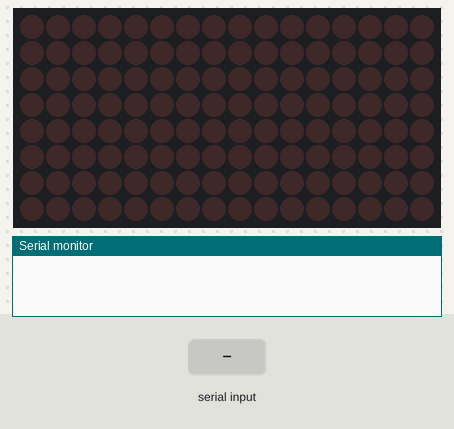
A sketch run on a simulated Arduino Uno, built with avr-gcc and run on an emulated ATmega328P. Shown: 16×8 LED matrix, the last lines printed to the serial monitor. The test bench sets the inputs (shaded band).

Above: at 1.2 s.
1.3 s: "Alkali" received over Serial
At 3.5 s:
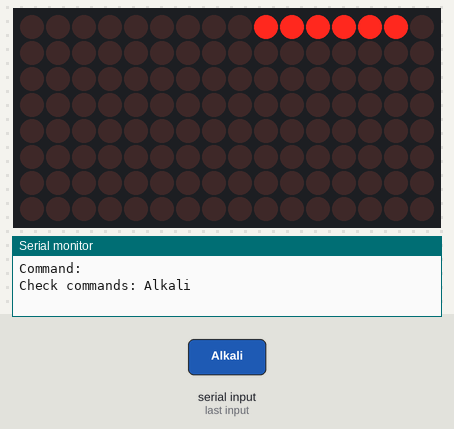
3.8 s: "Transition" received over Serial
At 5.9 s:
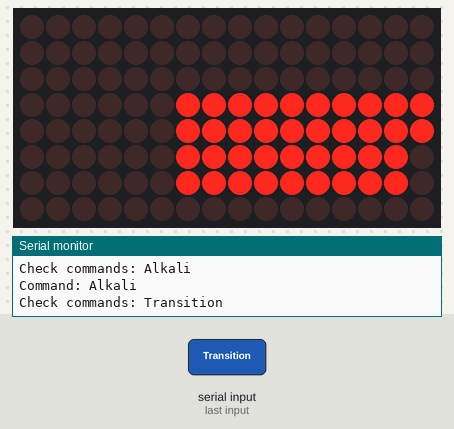
6.3 s: "Lanthanoid" received over Serial
At 7.7 s:
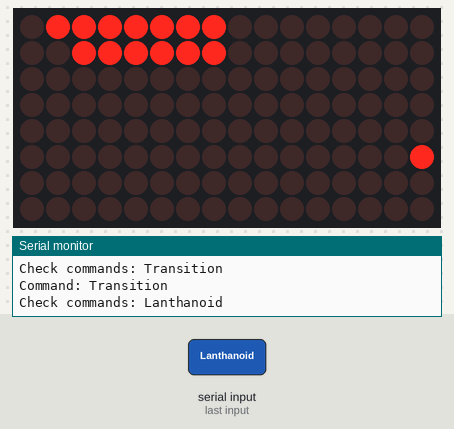
8.8 s: "OtherMetals" received over Serial
At 10.9 s:
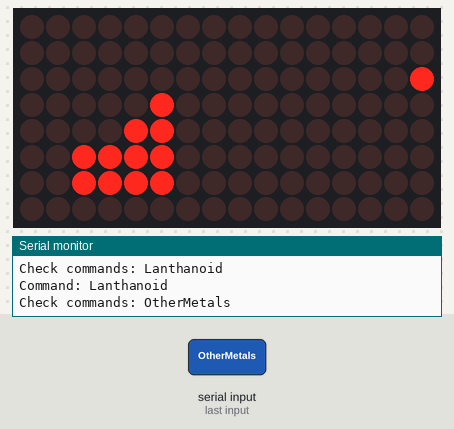
11.3 s: "Metalloids" received over Serial
At 12.7 s:
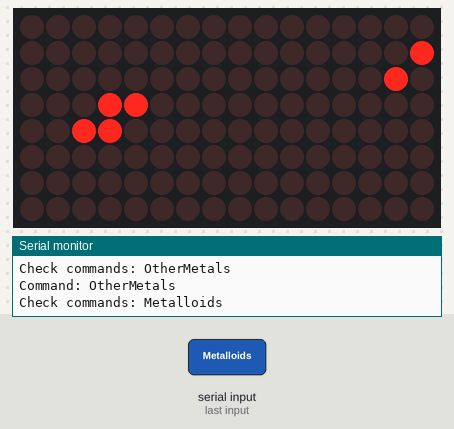
13.8 s: "OtherNon" received over Serial
At 15.8 s:
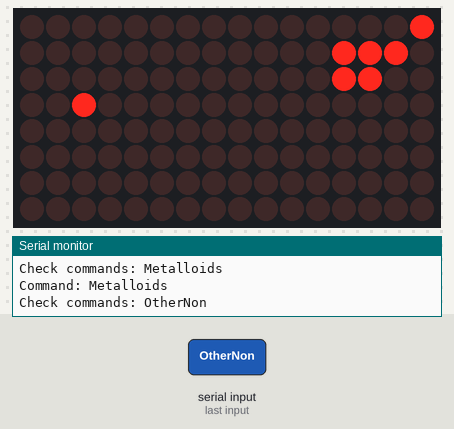
Timing chart, 0 to 17.3 s (numbered marks = the images above; inputs shaded):
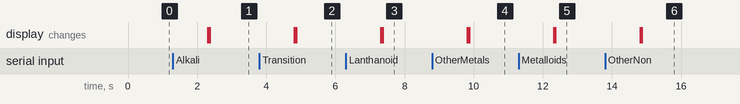

The sketch:

Periodic_Project.ino
```cpp
#include <LedControl.h>

// pins for first MAX
int DIN_0 = 12; // datain
int CS_0 = 11; // load or chip shift
int CLK_0 = 10; // clock
char Incoming[15]; // bluetooth commands get turned into character array for parsing
int wait = 50; // delay
LedControl lc_0=LedControl(DIN_0, CLK_0, CS_0, 2);

//defination for elements
//hydrogen
byte hydrogen_0[] = {0x00,0x00,0x00,0x00,0x00,0x00,0x00,0x00};
byte hydrogen_1[] = {0x01,0x00,0x00,0x00,0x00,0x00,0x00,0x00};
//calcium
byte calcium_0[] = {0x00,0x00,0x00,0x00,0x00,0x00,0x00,0x00};
byte calcium_1[] = {0x00,0x20,0x00,0x00,0x00,0x00,0x00,0x00};
//yttrium
byte yttrium_0[] = {0x00,0x00,0x00,0x00,0x00,0x00,0x00,0x00};
byte yttrium_1[] = {0x00,0x00,0x00,0x00,0x01,0x00,0x00,0x00};
//titanium
byte titanium_0[] = {0x00,0x00,0x00,0x00,0x00,0x00,0x00,0x00};
byte titanium_1[] = {0x00,0x00,0x00,0x02,0x00,0x00,0x00,0x00};
//vanadium
byte vanadium_0[] = {0x00,0x00,0x00,0x00,0x00,0x00,0x00,0x00};
byte vanadium_1[] = {0x00,0x00,0x00,0x04,0x00,0x00,0x00,0x00};
//chromium
byte chromium_0[] = {0x00,0x00,0x00,0x00,0x00,0x00,0x00,0x00};
byte chromium_1[] = {0x00,0x00,0x00,0x08,0x00,0x00,0x00,0x00};
//technetium
byte technetium_0[] = {0x00,0x00,0x00,0x00,0x00,0x00,0x00,0x00};
byte technetium_1[] = {0x00,0x00,0x00,0x00,0x10,0x00,0x00,0x00};
//lithium
byte lithium_0[] = {0x00,0x00,0x00,0x00,0x00,0x00,0x00,0x00};
byte lithium_1[] = {0x02,0x00,0x00,0x00,0x00,0x00,0x00,0x00};
//beryllium
byte beryllium_0[] = {0x00,0x00,0x00,0x00,0x00,0x00,0x00,0x00};
byte beryllium_1[] = {0x00,0x00,0x80,0x00,0x00,0x00,0x00,0x00};
//boron
byte boron_0[] = {0x00,0x00,0x00,0x00,0x00,0x00,0x00,0x00};
byte boron_1[] = {0x00,0x01,0x00,0x00,0x00,0x00,0x00,0x00};
//carbon
byte carbon_0[] = {0x00,0x00,0x00,0x00,0x00,0x00,0x00,0x00};
byte carbon_1[] = {0x00,0x02,0x00,0x00,0x00,0x00,0x00,0x00};
//nitrogen
byte nitrogen_0[] = {0x00,0x00,0x00,0x00,0x00,0x00,0x00,0x00};
byte nitrogen_1[] = {0x00,0x04,0x00,0x00,0x00,0x00,0x00,0x00};
//oxygen
byte oxygen_0[] = {0x00,0x00,0x00,0x00,0x00,0x00,0x00,0x00};
byte oxygen_1[] = {0x00,0x08,0x00,0x00,0x00,0x00,0x00,0x00};
//fluorine
byte fluorine_0[] = {0x00,0x40,0x00,0x00,0x00,0x00,0x00,0x00};
byte fluorine_1[] = {0x00,0x00,0x00,0x00,0x00,0x00,0x00,0x00};
//neon
byte neon_0[] = {0x00,0x80,0x00,0x00,0x00,0x00,0x00,0x00};
byte neon_1[] = {0x00,0x00,0x00,0x00,0x00,0x00,0x00,0x00};
//manganese
byte manganese_0[] = {0x00,0x00,0x00,0x00,0x00,0x00,0x00,0x00};
byte manganese_1[] = {0x00,0x00,0x00,0x10,0x00,0x00,0x00,0x00};
//iron
byte iron_0[] = {0x00,0x00,0x00,0x00,0x00,0x00,0x00,0x00};
byte iron_1[] = {0x00,0x00,0x00,0x20,0x00,0x00,0x00,0x00};
//cobalt
byte cobalt_0[] = {0x00,0x00,0x00,0x00,0x00,0x00,0x00,0x00};
byte cobalt_1[] = {0x00,0x00,0x00,0x40,0x00,0x00,0x00,0x00};
//nickel
byte nickel_0[] = {0x00,0x00,0x00,0x00,0x00,0x00,0x00,0x00};
byte nickel_1[] = {0x00,0x00,0x00,0x80,0x00,0x00,0x00,0x00};
//copper
byte copper_0[] = {0x00,0x00,0x00,0x01,0x00,0x00,0x00,0x00};
byte copper_1[] = {0x00,0x00,0x00,0x00,0x00,0x00,0x00,0x00};
//sodium
byte sodium_0[] = {0x00,0x00,0x00,0x00,0x00,0x00,0x00,0x00};
byte sodium_1[] = {0x04,0x00,0x00,0x00,0x00,0x00,0x00,0x00};
//mangnesium
byte mangnesium_0[] = {0x00,0x00,0x00,0x00,0x00,0x00,0x00,0x00};
byte mangnesium_1[] = {0x00,0x10,0x00,0x00,0x00,0x00,0x00,0x00};
//alumiinum
byte alumiinum_0[] = {0x00,0x00,0x00,0x00,0x00,0x00,0x00,0x00};
byte alumiinum_1[] = {0x00,0x00,0x01,0x00,0x00,0x00,0x00,0x00};
//zinc
byte zinc_0[] = {0x00,0x00,0x00,0x02,0x00,0x00,0x00,0x00};
byte zinc_1[] = {0x00,0x00,0x00,0x00,0x00,0x00,0x00,0x00};


//Series
//alkali
byte alkali_0[] = {0x00,0x00,0x00,0x00,0x00,0x00,0x00,0x00};
byte alkali_1[] = {0x7e,0x00,0x00,0x00,0x00,0x00,0x00,0x00};
//alkalien_earth_metals
byte earth_met_0[] = {0x00,0x00,0x00,0x00,0x00,0x00,0x00,0x00};
byte earth_met_1[] = {0x80,0xf0,0x80,0x00,0x00,0x00,0x00,0x00};
//transition_metals
byte transition_0[] = {0x00,0x00,0x00,0x03,0x03,0x03,0x03,0x00};
byte transition_1[] = {0x00,0x00,0x00,0xff,0xff,0xfe,0xfe,0x00};
//halogens
byte halogens_0[] = {0x00,0x40,0x40,0x40,0x40,0x40,0x40,0x00};
byte halogens_1[] = {0x00,0x00,0x00,0x00,0x00,0x00,0x00,0x00};//check for F
//lanthanoid
byte lanthanoid_0[] = {0x7f,0x3f,0x00,0x00,0x00,0x00,0x00,0x00};
byte lanthanoid_1[] = {0x00,0x00,0x00,0x00,0x00,0x01,0x00,0x00};
//other_metals
byte other_meta_0[] = {0x00,0x00,0x00,0x04,0x0c,0x3c,0x3c,0x00};
byte other_meta_1[] = {0x00,0x00,0x01,0x00,0x00,0x00,0x00,0x00};
//metalloids
byte metalloids_0[] = {0x00,0x00,0x00,0x18,0x30,0x00,0x00,0x00};
byte metalloids_1[] = {0x00,0x01,0x02,0x00,0x00,0x00,0x00,0x00};
//other_nonmetals
byte other_non_0[] = {0x00,0x00,0x00,0x20,0x00,0x00,0x00,0x00};
byte other_non_1[] = {0x01,0x0e,0x0c,0x00,0x00,0x00,0x00,0x00};
//nobel_gases
byte nobel_0[] = {0x80,0x80,0x80,0x80,0x80,0x80,0x80,0x00};
byte nobel_1[] = {0x00,0x00,0x00,0x00,0x00,0x00,0x00,0x00};
//actinod
byte actinod_0[] = {0x00,0x00,0x3f,0x00,0x00,0x00,0x00,0xff};
byte actinod_1[] = {0x00,0x00,0x00,0x00,0x00,0x00,0x01,0x00};

//State
//Solid
byte solid_0[] = {0x7f,0x3f,0x3f,0x3f,0x7f,0x7d,0x00,0xff};
byte solid_1[] = {0xbe,0xf3,0x8f,0xff,0xff,0xff,0x01,0x80};
//Liquid
byte liquid_0[] = {0x00,0x00,0x00,0x40,0x00,0x02,0x00,0x00};
byte liquid_1[] = {0x40,0x00,0x00,0x00,0x00,0x00,0x00,0x00};
//Gas
byte gas_0[] = {0x80,0xc0,0xc0,0x80,0x80,0x80,0x00,0x00};
byte gas_1[] = {0x01,0x0c,0x00,0x00,0x00,0x00,0x00,0x00};
//Unknown
byte unknown_0[] = {0x00,0x00,0x00,0x00,0x00,0x00,0xff,0x00};
byte unknown_1[] = {0x00,0x00,0x00,0x00,0x00,0x00,0xfe,0x00};

//all
byte all_0[] = {0xff,0xff,0xff,0xff,0xff,0xff,0xff,0xff};
byte all_1[] = {0xff,0xff,0xff,0xff,0xff,0xff,0xff,0xff};

//to clear the display and make it ready for the next display
void clearME()
{
  lc_0.clearDisplay(0);
  lc_0.clearDisplay(1);
}

void setup() {
  lc_0.shutdown(0, false); // activating the first matrix
  lc_0.shutdown(1, false); // activating the second matrix
  lc_0.setIntensity(0, 5); // seting the brightness of the first matrix
  lc_0.setIntensity(1, 5); // seting the brightness of the second matrix
  lc_0.clearDisplay(0); // clearing display for the first matrix
  lc_0.clearDisplay(1); // clearing display for second matrix
  Serial.begin(9600);
}

void loop() {
  String state = "";//to store the command

  if (Serial.available() > 0)
  {
    state = Serial.readString();
    Serial.println("Command: " + String(Incoming));
    state.toCharArray(Incoming, 15);
    checkCommands(Incoming);
  }
}

//when command is recieved this function is called.
//The function compares its known commands to the one recieved. If there is a match
void checkCommands(char inStr[]){
  Serial.print("Check commands: ");
  Serial.println(inStr);
  //Series
  if(!strcmp(inStr, "Alkali")){clearME();printByte(alkali_0);delay(wait);printByte_1(alkali_1);delay(wait);}
  if(!strcmp(inStr, "AlkaliEarth")){clearME();printByte(earth_met_0);delay(wait);printByte_1(earth_met_1);delay(wait);}
  if(!strcmp(inStr, "Transition")){clearME();printByte(transition_0);delay(wait);printByte_1(transition_1);delay(wait);}
  if(!strcmp(inStr, "Halogens")){clearME();printByte(halogens_0);delay(wait);printByte_1(halogens_1);delay(wait);}
  if(!strcmp(inStr, "Lanthanoid")){clearME();printByte(lanthanoid_0);delay(wait);printByte_1(lanthanoid_1);delay(wait);}
  if(!strcmp(inStr, "OtherMetals")){clearME();printByte(other_meta_0);delay(wait);printByte_1(other_meta_1);delay(wait);}
  if(!strcmp(inStr, "Metalloids")){clearME();printByte(metalloids_0);delay(wait);printByte_1(metalloids_1);delay(wait);}
  if(!strcmp(inStr, "OtherNon")){clearME();printByte(other_non_0);delay(wait);printByte_1(other_non_1);delay(wait);}
  if(!strcmp(inStr, "NobleGas")){clearME();printByte(nobel_0);delay(wait);printByte_1(nobel_1);delay(wait);}
  if(!strcmp(inStr, "Actinod")){clearME();printByte(actinod_0);delay(wait);printByte_1(actinod_1);delay(wait);}
  //State
  if(!strcmp(inStr, "All")){clearME();printByte(all_0);delay(wait);printByte_1(all_1);delay(wait);}
  if(!strcmp(inStr, "Solid")){clearME();printByte(solid_0);delay(wait);printByte_1(solid_1);delay(wait);}
  if(!strcmp(inStr, "Liquid")){clearME();printByte(liquid_0);delay(wait);printByte_1(liquid_1);delay(wait);}
  if(!strcmp(inStr, "Gas")){clearME();printByte(gas_0);delay(wait);printByte_1(gas_1);delay(wait);}
  if(!strcmp(inStr, "Unknown")){clearME();printByte(unknown_0);delay(wait);printByte_1(unknown_1);delay(wait);}
  //Elements
  if(!strcmp(inStr, "Hydrogen")){clearME();printByte(hydrogen_0);delay(wait);printByte_1(hydrogen_1);delay(wait);}
  if(!strcmp(inStr, "Calcium")){clearME();printByte(calcium_0);delay(wait);printByte_1(calcium_1);delay(wait);}
  if(!strcmp(inStr, "Yttrium")){clearME();printByte(yttrium_0);delay(wait);printByte_1(yttrium_1);delay(wait);}
  if(!strcmp(inStr, "Titanium")){clearME();printByte(titanium_0);delay(wait);printByte_1(titanium_1);delay(wait);}
  if(!strcmp(inStr, "Vanadium")){clearME();printByte(vanadium_0);delay(wait);printByte_1(vanadium_1);delay(wait);}
  if(!strcmp(inStr, "Chromium")){clearME();printByte(chromium_0);delay(wait);printByte_1(chromium_1);delay(wait);}
  if(!strcmp(inStr, "Technetium")){clearME();printByte(technetium_0);delay(wait);printByte_1(technetium_1);delay(wait);}
  if(!strcmp(inStr, "Lithium")){clearME();printByte(lithium_0);delay(wait);printByte_1(lithium_1);delay(wait);}
  if(!strcmp(inStr, "Beryllium")){clearME();printByte(beryllium_0);delay(wait);printByte_1(beryllium_1);delay(wait);}
  if(!strcmp(inStr, "Boron")){clearME();printByte(boron_0);delay(wait);printByte_1(boron_1);delay(wait);}
  if(!strcmp(inStr, "Carbon")){clearME();printByte(carbon_0);delay(wait);printByte_1(carbon_1);delay(wait);}
  if(!strcmp(inStr, "Nitrogen")){clearME();printByte(nitrogen_0);delay(wait);printByte_1(nitrogen_1);delay(wait);}
  if(!strcmp(inStr, "Oxygen")){clearME();printByte(oxygen_0);delay(wait);printByte_1(oxygen_1);delay(wait);}
  if(!strcmp(inStr, "Fluorine")){clearME();printByte(fluorine_0);delay(wait);printByte_1(fluorine_1);delay(wait);}
  if(!strcmp(inStr, "Neon")){clearME();printByte(neon_0);delay(wait);printByte_1(neon_1);delay(wait);}
  if(!strcmp(inStr, "Manganese")){clearME();printByte(manganese_0);delay(wait);printByte_1(manganese_1);delay(wait);}
  if(!strcmp(inStr, "Iron")){clearME();printByte(iron_0);delay(wait);printByte_1(iron_1);delay(wait);}
  if(!strcmp(inStr, "Cobalt")){clearME();printByte(cobalt_0);delay(wait);printByte_1(cobalt_1);delay(wait);}
  if(!strcmp(inStr, "Nickel")){clearME();printByte(nickel_0);delay(wait);printByte_1(nickel_1);delay(wait);}
  if(!strcmp(inStr, "Coper")){clearME();printByte(copper_0);delay(wait);printByte_1(copper_1);delay(wait);}
  if(!strcmp(inStr, "Sodium")){clearME();printByte(sodium_0);delay(wait);printByte_1(sodium_1);delay(wait);}
  if(!strcmp(inStr, "Magnesium")){clearME();printByte(mangnesium_0);delay(wait);printByte_1(mangnesium_1);delay(wait);}
  if(!strcmp(inStr, "Aluminum")){clearME();printByte(alumiinum_0);delay(wait);printByte_1(alumiinum_1);delay(wait);}
  if(!strcmp(inStr, "Zinc")){clearME();printByte(zinc_0);delay(wait);printByte_1(zinc_1);delay(wait);}
}

//half periodic
void printByte(byte character[]){
  int i;
  for (i=0; i<8; i++){lc_0.setRow(0,i,character[i]);}
}
//half periodic
void printByte_1(byte character[]){
  int i;
  for (i=0; i<8; i++){lc_0.setRow(1,i,character[i]);}
}
```

Measured:
- after the input at 3.8 s, the display: first changes after 1.0 s (image 2 shows a later state)
- after the input at 6.3 s, the display: first changes after 1.0 s (image 3 shows a later state)
- after the input at 8.8 s, the display: first changes after 1.0 s (image 4 shows a later state)
- after the input at 11.3 s, the display: first changes after 1.0 s (image 5 shows a later state)
- after the input at 13.8 s, the display: first changes after 1.0 s (image 6 shows a later state)
